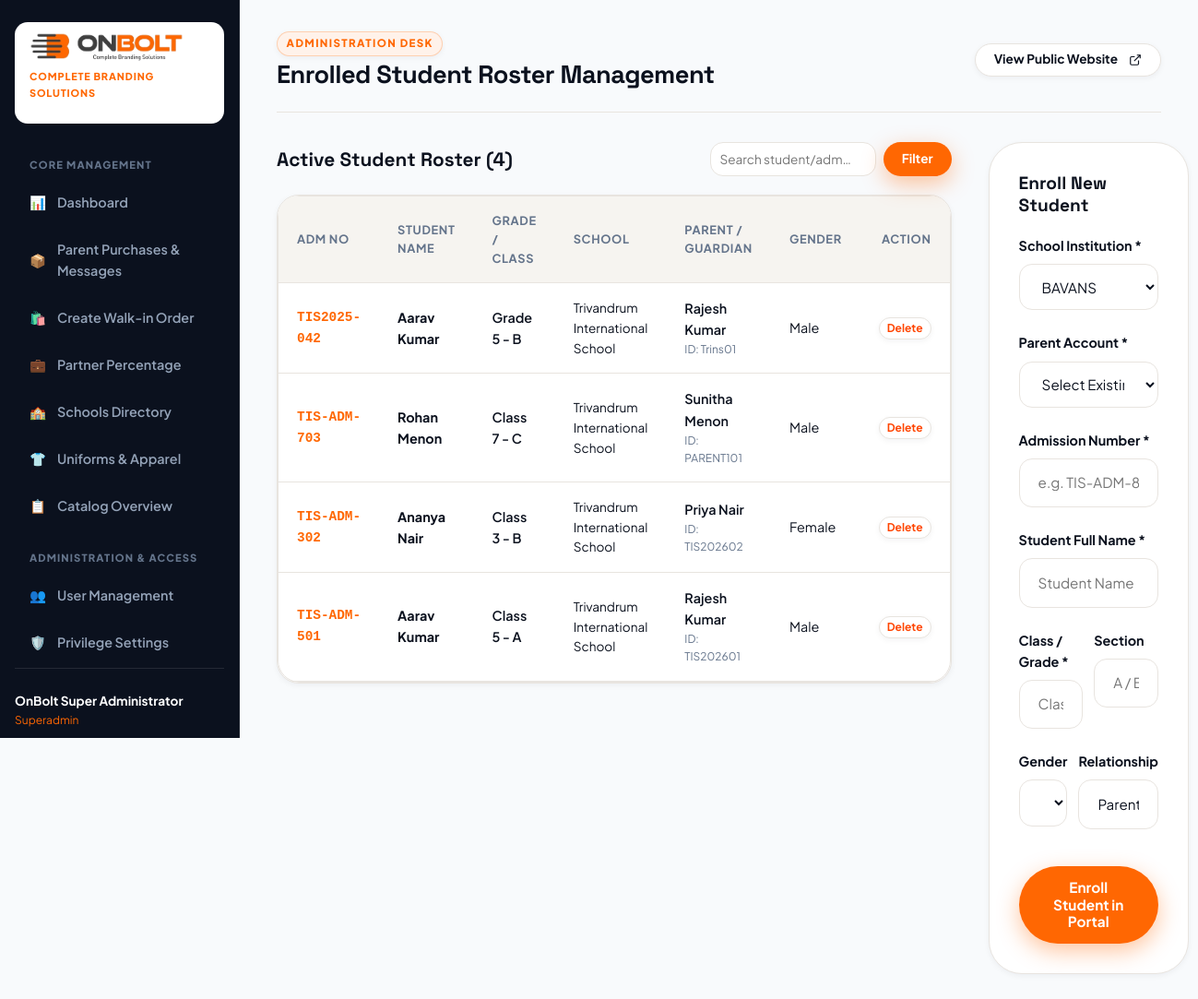
The app's page /admin/students.php (signed in) with its own data.
### tables this page shows
CREATE TABLE `students` (
  `id` int(10) unsigned NOT NULL AUTO_INCREMENT,
  `school_id` int(10) unsigned NOT NULL,
  `admission_no` varchar(80) NOT NULL,
  `student_name` varchar(150) NOT NULL,
  `grade_class` varchar(50) NOT NULL,
  `section` varchar(20) DEFAULT NULL,
  `gender` enum('Male','Female','Other') NOT NULL DEFAULT 'Male',
  `status` tinyint(1) NOT NULL DEFAULT 1,
  `created_at` timestamp NOT NULL DEFAULT current_timestamp(),
  `updated_at` timestamp NOT NULL DEFAULT current_timestamp() ON UPDATE current_timestamp(),
  PRIMARY KEY (`id`),
  UNIQUE KEY `uq_student_school_adm` (`school_id`,`admission_no`),
  KEY `idx_students_class` (`grade_class`),
  CONSTRAINT `fk_students_school` FOREIGN KEY (`school_id`) REFERENCES `schools` (`id`) ON DELETE CASCADE
);

CREATE TABLE `schools` (
  `id` int(10) unsigned NOT NULL AUTO_INCREMENT,
  `parent_id` int(10) unsigned DEFAULT NULL,
  `has_sub_schools` tinyint(1) NOT NULL DEFAULT 0,
  `sub_school_label` varchar(100) DEFAULT 'School',
  `name` varchar(180) NOT NULL,
  `slug` varchar(120) NOT NULL,
  `code` varchar(50) DEFAULT NULL,
  `location` varchar(180) DEFAULT NULL,
  `city` varchar(100) DEFAULT 'Trivandrum',
  `cluster` varchar(100) NOT NULL DEFAULT 'TVPM (Trivandrum)',
  `state` varchar(100) DEFAULT 'Kerala',
  `pincode` varchar(20) DEFAULT NULL,
  `contact_phone` varchar(50) DEFAULT '+91 9946925888',
  `contact_email` varchar(150) DEFAULT 'onboltconsumerindia@gmail.com',
  `whatsapp_number` varchar(50) DEFAULT '918848670739',
  `description` text DEFAULT NULL,
  `logo` varchar(255) DEFAULT NULL,
  `banner_image` varchar(255) DEFAULT NULL,
  `ordering_enabled` tinyint(1) NOT NULL DEFAULT 1,
  `enable_class_selection` tinyint(1) NOT NULL DEFAULT 1,
  `uniform_mode` enum('common','class_wise') NOT NULL DEFAULT 'common',
  `applicable_classes` text DEFAULT NULL,
  `allow_offline_payment` tinyint(1) NOT NULL DEFAULT 1,
  `allow_online_payment` tinyint(1) NOT NULL DEFAULT 0,
  `sort_order` int(11) NOT NULL DEFAULT 0,
  `status` tinyint(1) NOT NULL DEFAULT 1,
  `created_at` timestamp NOT NULL DEFAULT current_timestamp(),
  `updated_at` timestamp NOT NULL DEFAULT current_timestamp() ON UPDATE current_timestamp(),
  PRIMARY KEY (`id`),
  UNIQUE KEY `uq_schools_slug` (`slug`),
  UNIQUE KEY `uq_schools_code` (`code`),
  KEY `idx_schools_status` (`status`)
);

CREATE TABLE `parents` (
  `id` int(10) unsigned NOT NULL AUTO_INCREMENT,
  `school_id` int(10) unsigned NOT NULL,
  `login_id` varchar(80) NOT NULL,
  `parent_name` varchar(150) NOT NULL,
  `email` varchar(150) DEFAULT NULL,
  `phone` varchar(50) NOT NULL,
  `alt_phone` varchar(50) DEFAULT NULL,
  `address` text DEFAULT NULL,
  `pincode` varchar(20) DEFAULT NULL,
  `state` varchar(100) DEFAULT 'Kerala',
  `password_hash` varchar(255) DEFAULT NULL,
  `status` tinyint(1) NOT NULL DEFAULT 1,
  `last_login` datetime DEFAULT NULL,
  `created_at` timestamp NOT NULL DEFAULT current_timestamp(),
  `updated_at` timestamp NOT NULL DEFAULT current_timestamp() ON UPDATE current_timestamp(),
  PRIMARY KEY (`id`),
  UNIQUE KEY `uq_parent_school_login` (`school_id`,`login_id`),
  KEY `idx_parents_phone` (`phone`),
  CONSTRAINT `fk_parents_school` FOREIGN KEY (`school_id`) REFERENCES `schools` (`id`) ON DELETE CASCADE
);

### config/app.php (called while the page is built, shortened)
<?php
function sanitize(mixed $data): mixed {
    return htmlspecialchars(trim((string)$data), ENT_QUOTES, 'UTF-8');
}

### admin/students.php (the view, shortened to what this page needs)
<?php
require_once __DIR__ . '/header.php';
$pdo = getDbConnection();
$schools = $pdo->query("SELECT id, name FROM schools ORDER BY name ASC")->fetchAll();
$search = trim($_GET['search'] ?? '');
$sql = "SELECT st.*, sc.name as school_name, p.parent_name, p.login_id, ps.relationship
        FROM students st
        LEFT JOIN schools sc ON st.school_id = sc.id
        LEFT JOIN parent_students ps ON st.id = ps.student_id
        LEFT JOIN parents p ON ps.parent_id = p.id
        WHERE 1=1";
$sql .= " ORDER BY st.id DESC";
$studentsList = $pdo->query($sql)->fetchAll();
?>
<div style="display:grid; grid-template-columns: 2fr 1fr; gap:2.5rem; align-items:flex-start;">
    <div>
        <div style="display:flex; justify-content:space-between; align-items:center; margin-bottom:1.25rem;">
            <h3 class="heading-2" style="font-size:1.3rem;">Active Student Roster (<?= count($studentsList) ?>)</h3>
            <form action="" method="GET" style="display:flex; gap:0.5rem;">
                <input type="text" name="search" value="<?= sanitize($search) ?>" placeholder="Search student/adm…" class="form-control" style="padding:0.4rem 0.6rem; font-size:0.85rem; width:180px;">
                <button type="submit" class="btn btn-primary btn-sm">Filter</button>
            </form>
        </div>
        <div style="background:#fff; border-radius:var(--radius-lg); border:1px solid var(--brand-border); overflow:hidden; box-shadow:var(--shadow-sm);">
            <table class="admin-table">
                <thead>
                    <tr>
                        <th>Adm No</th>
                        <th>Student Name</th>
                        <th>Grade / Class</th>
                        <th>School</th>
                        <th>Parent / Guardian</th>
                        <th>Gender</th>
                        <th style="text-align:right;">Action</th>
                    </tr>
                </thead>
                <tbody>
                    <?php if (empty($studentsList)): ?>
                        <tr><td colspan="7" style="text-align:center; padding:2rem; color:var(--brand-muted);">No student records found.</td></tr>
                    <?php else: ?>
                        <?php foreach ($studentsList as $st): ?>
                            <tr>
                                <td style="font-family:monospace; font-weight:800; color:var(--brand-primary);"><?= sanitize($st['admission_no']) ?></td>
                                <td style="font-weight:700; color:var(--brand-dark);"><?= sanitize($st['student_name']) ?></td>
                                <td style="font-weight:600;"><?= sanitize($st['grade_class']) ?> <?= !empty($st['section']) ? '- ' . sanitize($st['section']) : '' ?></td>
                                <td style="font-size:0.85rem;"><?= sanitize($st['school_name'] ?: 'School') ?></td>
                                <td>
                                    <?php if ($st['parent_name']): ?>
                                        <div style="font-weight:600;"><?= sanitize($st['parent_name']) ?></div>
                                        <div style="font-size:0.75rem; color:var(--brand-muted);">ID: <?= sanitize($st['login_id']) ?></div>
                                    <?php else: ?>
                                        <span style="color:var(--brand-muted); font-size:0.8rem;">Unassigned</span>
                                    <?php endif; ?>
                                </td>
                                <td><?= sanitize($st['gender']) ?></td>
                                <td style="text-align:right;">
                                    <form action="" method="POST" data-confirm="delete" data-item-name="<?= htmlspecialchars($st['full_name']) ?>" style="display:inline;">
                                        <button type="submit" class="btn btn-outline btn-sm" style="color:var(--brand-accent); padding:0.25rem 0.5rem; font-size:0.75rem;">
                                            Delete
                                        </button>
                                    </form>
                                </td>
                            </tr>
                        <?php endforeach; ?>
                    <?php endif; ?>
                </tbody>
            </table>
        </div>
    </div>
    <div style="background:#ffffff; border-radius:var(--radius-xl); border:1px solid var(--brand-border); padding:2rem; box-shadow:var(--shadow-sm);">
        <h3 class="heading-2" style="font-size:1.2rem; margin-bottom:1.25rem;">Enroll New Student</h3>
        <form action="" method="POST">
            <div class="form-group">
                <label class="form-label">School Institution *</label>
                <select name="school_id" required class="form-control">
                    <?php foreach ($schools as $s): ?>
                        <option value="<?= $s['id'] ?>"><?= sanitize($s['name']) ?></option>
                    <?php endforeach; ?>
                </select>
            </div>
            <div class="form-group">
                <label class="form-label">Parent Account *</label>
                <select name="parent_id" required class="form-control">
                    <option value="0">Select Existing Parent...</option>
                </select>
            </div>
            <div class="form-group">
                <label class="form-label">Admission Number *</label>
                <input type="text" name="admission_no" required class="form-control" placeholder="e.g. TIS-ADM-809">
            </div>
            <div class="form-group">
                <label class="form-label">Student Full Name *</label>
                <input type="text" name="student_name" required class="form-control" placeholder="Student Name">
            </div>
            <div style="display:grid; grid-template-columns:1fr 1fr; gap:0.75rem;">
                <div class="form-group">
                    <label class="form-label">Class / Grade *</label>
                    <input type="text" name="grade_class" required class="form-control" placeholder="Class 5">
                </div>
                <div class="form-group">
                    <label class="form-label">Section</label>
                    <input type="text" name="section" class="form-control" placeholder="A / B / C">
                </div>
            </div>
            <div style="display:grid; grid-template-columns:1fr 1fr; gap:0.75rem;">
                <div class="form-group">
                    <label class="form-label">Gender</label>
                    <select name="gender" class="form-control">
                        <option value="Male">Male</option>
                    </select>
                </div>
                <div class="form-group">
                    <label class="form-label">Relationship</label>
                    <input type="text" name="relationship" value="Parent" class="form-control">
                </div>
            </div>
            <button type="submit" class="btn btn-primary" style="width:100%; margin-top:1rem;">
                Enroll Student in Portal
            </button>
        </form>
    </div>
</div>
<?php require_once __DIR__ . '/footer.php'; ?>

### assets/css/main.css (style rules this page uses)
:root { --brand-primary: #FF6702; --brand-primary-hover: #e55a00; --brand-primary-light: #FFF2EA; --brand-primary-glow: rgba(255, 103, 2, 0.4); --brand-secondary: #1E2530; --brand-secondary-hover: #2B3444; --brand-secondary-light: #F1F4F8; --brand-accent: #FF4500; --brand-accent-hover: #e03d00; --brand-accent-light: #FFEBE5; --brand-dark: #0B111E; --brand-dark-soft: #162033; --brand-muted: #64748B; --brand-light: #FBF9F6; --brand-surface: #FFFFFF; --brand-surface-alt: #F6F4F0; --brand-border: #E8E4DF; --brand-border-focus: #FF6702; --font-sans: 'Plus Jakarta Sans', -apple-system, BlinkMacSystemFont, "Segoe UI", Roboto, sans-serif; --font-display: 'Space Grotesk', var(--font-sans); --shadow-sm: 0 2px 6px rgba(11, 17, 30, 0.05); --shadow-md: 0 10px 25px -5px rgba(11, 17, 30, 0.08), 0 8px 10px -6px rgba(11, 17, 30, 0.04); --shadow-lg: 0 20px 35px -10px rgba(255, 103, 2, 0.18), 0 10px 15px -3px rgba(11, 17, 30, 0.06); --shadow-xl: 0 30px 60px -15px rgba(11, 17, 30, 0.2); --shadow-glow: 0 0 35px rgba(255, 103, 2, 0.45); --radius-sm: 8px; --radius-md: 14px; --radius-lg: 24px; --radius-xl: 36px; --radius-pill: 9999px; --ease-out: cubic-bezier(0.16, 1, 0.3, 1); --ease-spring: cubic-bezier(0.34, 1.56, 0.64, 1); --transition-fast: 0.2s var(--ease-out); --transition-normal: 0.35s var(--ease-out); --transition-slow: 0.6s var(--ease-out); }
*, *::before, *::after { box-sizing: border-box; margin: 0; padding: 0; }
html { font-size: 16px; scroll-behavior: smooth; -webkit-font-smoothing: antialiased; -moz-osx-font-smoothing: grayscale; }
body { font-family: var(--font-sans); background-color: var(--brand-light); color: var(--brand-dark); line-height: 1.6; overflow-x: hidden; position: relative; }
button, input, select, textarea { font: inherit; color: inherit; }
button { cursor: pointer; border: none; background: none; }
.heading-2 { font-family: var(--font-display); font-size: clamp(1.4rem, 2.4vw, 1.9rem); font-weight: 700; line-height: 1.25; }
.btn { display: inline-flex; align-items: center; justify-content: center; gap: 0.75rem; padding: 0.9rem 2rem; font-size: 0.96rem; font-weight: 700; border-radius: var(--radius-pill); transition: all var(--transition-normal); position: relative; overflow: hidden; text-align: center; user-select: none; cursor: pointer; line-height: 1.2; vertical-align: middle; border: none; text-decoration: none; }
.btn::after { content: ''; position: absolute; top: 0; left: -120%; width: 100%; height: 100%; background: linear-gradient(90deg, transparent, rgba(255, 255, 255, 0.35), transparent); transition: left 0.65s ease; pointer-events: none; }
.btn-primary { background-color: var(--brand-primary); color: #ffffff; box-shadow: 0 8px 24px rgba(255, 103, 2, 0.38); }
.btn-outline { background-color: #ffffff; color: var(--brand-dark); border: 1.5px solid var(--brand-border); box-shadow: var(--shadow-sm); }
.btn-sm { padding: 0.55rem 1.25rem; font-size: 0.85rem; }
.form-group { margin-bottom: 1.5rem; }
.form-label { display: block; font-size: 0.9rem; font-weight: 700; margin-bottom: 0.5rem; color: var(--brand-dark); }
.form-control { width: 100%; padding: 0.85rem 1.25rem; font-size: 0.95rem; background: #ffffff; border: 1.5px solid var(--brand-border); border-radius: var(--radius-md); transition: all var(--transition-fast); outline: none; }

### admin/header.php (style rules this page uses)
.admin-table { width: 100%; border-collapse: separate; border-spacing: 0; background: #ffffff; border-radius: var(--radius-lg); border: 1px solid var(--brand-border); box-shadow: var(--shadow-sm); }
.admin-table th { background: var(--brand-surface-alt); padding: 1rem 1.25rem; font-size: 0.8rem; text-transform: uppercase; letter-spacing: 0.05em; color: var(--brand-muted); text-align: left; border-bottom: 1px solid var(--brand-border); }
.admin-table td { padding: 1rem 1.25rem; border-bottom: 1px solid var(--brand-border); font-size: 0.9rem; vertical-align: middle; }

### records on screen
students: admission_no "TIS2025-042", student_name "Aarav Kumar", grade_class "Grade 5", section "B", school.name "Trivandrum International School", parents.parent_name "Rajesh Kumar", parents.login_id "Trins01", gender "Male"
students: admission_no "TIS-ADM-703", student_name "Rohan Menon", grade_class "Class 7", section "C", school.name "Trivandrum International School", parents.parent_name "Sunitha Menon", parents.login_id "PARENT101", gender "Male"
students: admission_no "TIS-ADM-302", student_name "Ananya Nair", grade_class "Class 3", section "B", school.name "Trivandrum International School", parents.parent_name "Priya Nair", parents.login_id "TIS202602", gender "Female"
students: admission_no "TIS-ADM-501", student_name "Aarav Kumar", grade_class "Class 5", section "A", school.name "Trivandrum International School", parents.parent_name "Rajesh Kumar", parents.login_id "TIS202601", gender "Male"

### other values on screen
$adminName "OnBolt Super Administrator"
$adminRole "Superadmin"
$adminTitle "Enrolled Student Roster Management"
count($studentsList) "4"
form field school_id "BAVANS"
